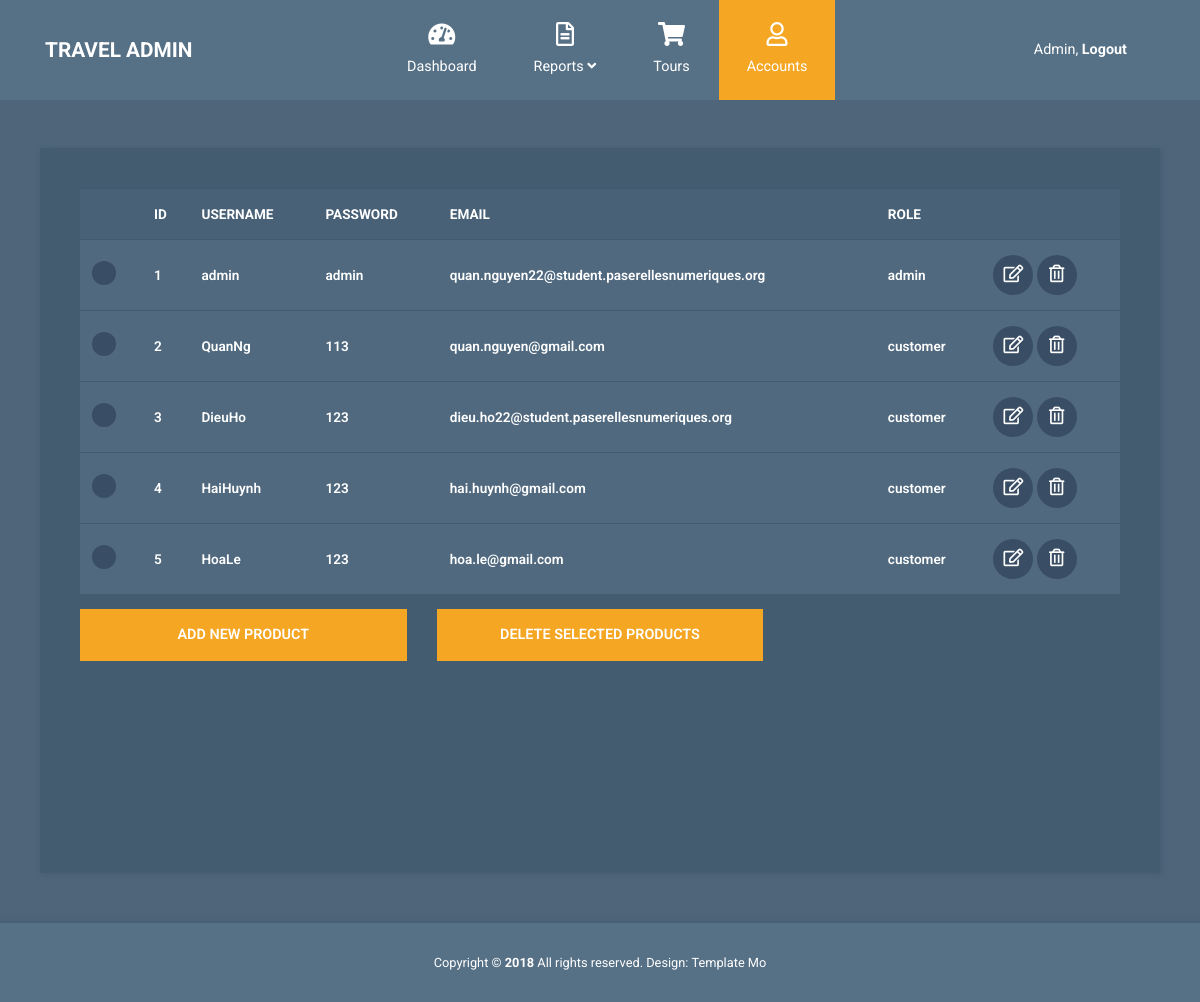
Page /adminpage/accounts.php on the committed database.
### tables this page shows
create table IF NOT EXISTS `accounts`(
    `id_acc` int not null  primary key AUTO_INCREMENT,
    `username` varchar(255),
    `email` varchar(255),
    `password` varchar(255),
    `lname` varchar(255),
    `fname` varchar(255),
    `phone` varchar(11),
    `address` varchar(255),
    `img` TEXT,
    `role` varchar(30)   
);

### process/connectDB.php (called while the page is built, shortened)
<?php
    class Connect{
        private $servername = "localhost";
        private $username= "root";
        private $password = "";
        private $dbname = "webtravel";
        public function __construct()
        {
            $this->con = new mysqli($this->servername, $this->username, $this->password, $this->dbname);
        }
    }
    class Action{
        public $con;
        public function __construct()
        {
            $this->con = new Connect();
        }
        public function display($tablename){
            $sql = "SELECT * FROM `$tablename`";
            $ketqua=$this->con->con->query($sql);
            return $ketqua;
        }
    }
    class Accounts{
        public function __construct(){
            $this->action = new Action();
        }
    }
?>

### adminpage/accounts.php (the view, shortened to what this page needs)
<!DOCTYPE html>
<html lang="en">
  <head>
    <link rel="stylesheet" href="css/fontawesome.min.css" />
    <link rel="stylesheet" href="css/bootstrap.min.css" />
    <link rel="stylesheet" href="css/templatemo-style.css" />
  </head>
  <body id="reportsPage">
  <nav class="navbar navbar-expand-xl">
      <div class="container h-100">
        <a class="navbar-brand" href="index.php">
          <h1 class="tm-site-title mb-0">Travel Admin</h1>
        </a>
        <div class="collapse navbar-collapse" id="navbarSupportedContent">
          <ul class="navbar-nav mx-auto h-100">
            <li class="nav-item">
              <a class="nav-link" href="index.php">
                <i class="fas fa-tachometer-alt"></i> Dashboard
              </a>
            </li>
            <li class="nav-item dropdown">
              <a
                class="nav-link dropdown-toggle"
                href="#"
                id="navbarDropdown"
                role="button"
                data-toggle="dropdown"
                aria-haspopup="true"
                aria-expanded="false"
              >
                <i class="far fa-file-alt"></i>
                <span> Reports <i class="fas fa-angle-down"></i> </span>
              </a>
            </li>
            <li class="nav-item">
              <a class="nav-link" href="tours.php">
                <i class="fas fa-shopping-cart"></i> Tours
              </a>
            </li>
            <li class="nav-item">
              <a class="nav-link active" href="accounts.php">
                <i class="far fa-user"></i> Accounts
              </a>
            </li>
          </ul>
          <ul class="navbar-nav">
            <li class="nav-item">
              <a class="nav-link d-block" href="login.php">
                Admin, <b>Logout</b>
              </a>
            </li>
          </ul>
        </div>
      </div>
    </nav>
    <div class="container mt-5">
      <div class="row tm-content-row">
        <div class="col-sm-12 col-md-12 col-lg-12 col-xl-12 tm-block-col">
          <div class="tm-bg-primary-dark tm-block tm-block-products">
            <div class="tm-product-table-container">
              <table class="table table-hover tm-table-small tm-product-table">
                <thead class="">
                  <tr>
                    <th scope="col">&nbsp;</th>
                    <th scope="col">ID</th>
                    <th scope="col">USERNAME</th>
                    <th scope="col">PASSWORD</th>
                    <th scope="col">EMAIL</th>
                    <th scope="col">ROLE</th>
                    <th scope="col">&nbsp;</th>
                  </tr>
                </thead>
                <tbody>
                <?php
                    include '../process/connectDB.php';
                    $objAcc = new Accounts();
                    $ketqua = $objAcc->action->display($objAcc->tablename);
                    while ($row = $ketqua->fetch_assoc()) {
                  ?>
                  <tr>
                    <th scope="row"><input type="checkbox" /></th>
                    <td casls="tm-product-name"><?php echo $row['id_acc']?></td>
                    <td><?php echo $row['username']?></td>
                    <td><?php echo $row['password']?></td>
                    <td><?php echo $row['email']?></td>
                    <td><?php echo $row['role']?></td>
                    <td>
                      <a href="edit-account.php?id=<?php echo $row['id_acc']?>" class=" tm-product-update-link ">
                        <i class="far fa-edit tm-product-delete-icon"></i>
                      </a>
                      <a href="../process/account_process.php?id_acc_delete=<?php echo $row['id_acc']?>" class="tm-product-delete-link">
                        <i class="far fa-trash-alt tm-product-delete-icon"></i>
                      </a>
                    </td>
                  </tr>
                  <?php
                  }
                  ?>
                </tbody>
              </table>
            </div>
            <div class="row">
               <div class="col-lg-4">
                  <a href="add-tour.php" class="btn btn-primary btn-block text-uppercase mb-3">Add new product</a>
                </div>
                <div class=" col-lg-4">
                  <button class="btn btn-primary btn-block text-uppercase">
                    Delete selected products
                  </button>
                </div>
            </div>
          </div>
        </div>
            </div>
          </div>
    <footer class="tm-footer row tm-mt-small">
      <div class="col-12 font-weight-light">
        <p class="text-center text-white mb-0 px-4 small">
          Copyright &copy; <b>2018</b> All rights reserved. Design:
          <a
            rel="nofollow noopener"
            href="https://templatemo.com"
            class="tm-footer-link"
            >Template Mo</a
          >
        </p>
      </div>
    </footer>
  </body>
</html>

### adminpage/css/templatemo-style.css (style rules this page uses)
html { font-size: 16px; overflow-x: hidden; }
body { font-family: Roboto, Helvetica, Arial, sans-serif; background-color: #4e657a; overflow-x: hidden; }
a { transition: all 0.3s ease; }
.navbar-brand { display: flex; align-items: center; }
.tm-site-title { display: inline-block; text-transform: uppercase; font-size: 1.3rem; font-weight: 700; color: #fff; }
.navbar { height: 100px; background-color: #567086; padding: 0; }
.navbar .container { position: relative; }
.tm-mt-small { margin-top: 20px; }
.tm-block-col { margin-bottom: 30px; }
.tm-block { padding: 40px; -webkit-box-shadow: 1px 1px 5px 0 #455c71; -moz-box-shadow: 1px 1px 5px 0 #455c71; box-shadow: 1px 1px 5px 0 #455c71; min-height: 350px; height: 100%; max-height: 450px; }
.nav-link { color: #fff; height: 100%; display: flex; align-items: center; justify-content: center; flex-direction: column; font-size: 90%; }
.nav-link>i { margin-bottom: 10px; margin-right: 0; font-size: 1.5rem; }
.dropdown-item, .nav-link { padding: 15px 20px; }
.navbar-nav .active>.nav-link, .navbar-nav .nav-link.active { background-color: #f5a623; color: #fff; }
.navbar-nav .nav-link.active i { color: #fff; }
.nav-item { text-align: center; }
.nav-item:last-child { margin-right: 0; }
.dropdown-toggle::after { display: none; }
.tm-content-row { justify-content: space-between; margin-left: -20px; margin-right: -20px; }
.table { background-color: #50697f; color: #fff; font-size: 85%; margin-bottom: 0; }
thead { background-color: #486177; color: #fff; }
.table thead th { border-bottom: 0; }
.btn { border-radius: 0; padding: 13px 28px; transition: all 0.2s ease; max-width: 100%; }
.btn-primary { color: #fff; background-color: #f5a623; border: 2px solid #f5a623; font-size: 90%; font-weight: 600; }
.table td, .table th { border-top: 1px solid #415a70; padding: 15px 25px; vertical-align: middle; }
.tm-table-small td, .tm-table-small th { padding-left: 12px; padding-right: 12px; }
.table-hover tbody tr { transition: all 0.2s ease; }
.tm-bg-primary-dark { background-color: #435c70; }
input[type="checkbox"] { cursor: pointer; -webkit-appearance: none; appearance: none; background-color: #394e64; background-position: center; border-radius: 50%; box-sizing: border-box; position: relative; box-sizing: content-box; width: 24px; height: 24px; transition: all 0.1s linear; }
.tm-block-products { min-height: 725px; }
.tm-product-table-container { max-height: 465px; margin-bottom: 15px; overflow-y: scroll; }
.tm-product-table tr { font-weight: 600; }
.tm-product-delete-icon { font-size: 1.1rem; color: #fff; }
.tm-product-update-link, .tm-product-delete-link { padding: 10px; border-radius: 50%; background-color: #394e64; display: inline-block; width: 40px; height: 40px; text-align: center; }
.tm-footer { background-color: #567086; padding-top: 30px; padding-bottom: 30px; -webkit-box-shadow: 0 -3px 5px 0 rgba(69, 92, 113, 0.59); -moz-box-shadow: 0 -3px 5px 0 rgba(69, 92, 113, 0.59); box-shadow: 0 -3px 5px 0 rgba(69, 92, 113, 0.59); }
.tm-footer-link { color: white; }
@media (min-width: 1200px) { .navbar-expand-xl .navbar-nav .nav-link { padding-left: 28px; padding-right: 28px; } }
@media (min-width: 1200px) { .navbar-collapse { height: 100%; } }
@media (max-width: 1275px) and (min-width: 1200px) { .nav-item { margin-right: 15px; } }
@media (max-width: 1350px) { .nav-item { margin-right: 1px; } }

### rows in the picture
accounts: id_acc "1", username "admin", password "admin", email "quan.nguyen22@student.paserellesnumeriques.org", role "admin"
accounts: id_acc "2", username "QuanNg", password "113", email "quan.nguyen@gmail.com", role "customer"
accounts: id_acc "3", username "DieuHo", password "123", email "dieu.ho22@student.paserellesnumeriques.org", role "customer"
accounts: id_acc "4", username "HaiHuynh", password "123", email "hai.huynh@gmail.com", role "customer"
accounts: id_acc "5", username "HoaLe", password "123", email "hoa.le@gmail.com", role "customer"
